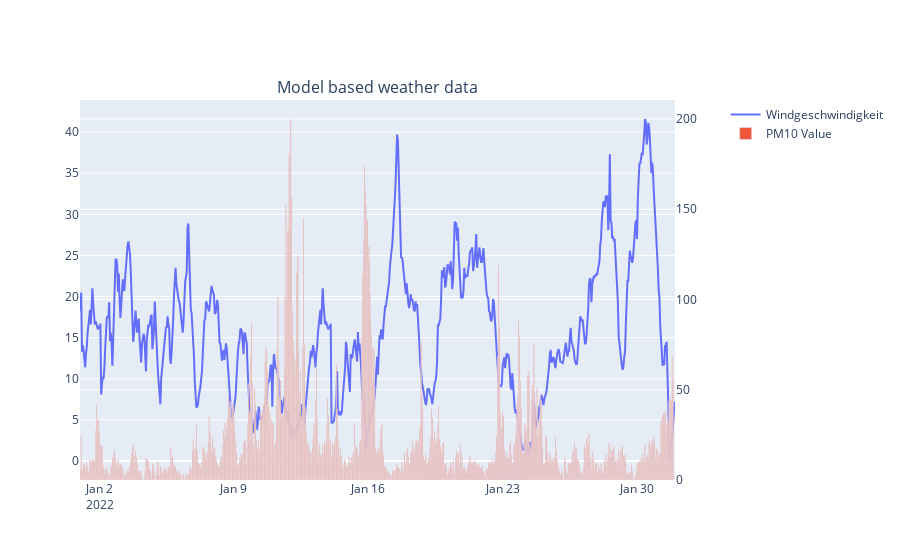

Notebook source saved alongside this figure:
### Code cell
fig_model = make_subplots(specs=[[{"secondary_y": True}]], column_titles=["Model based weather data"])

fig_model.add_trace(go.Scatter(x=hourly_model.index, y=hourly_model["windspeed_10m"], name="Windgeschwindigkeit"))
fig_model.add_trace(go.Bar(x=hourly_model.index, y=januar['value'], name="PM10 Value"),secondary_y=True)

### Figure 1 — Plotly figure (JSON) as saved in the notebook; plotly's stock layout.template omitted (floating-point values rounded to 4 significant figures; data arrays with more than 128 entries replaced by an {"elided": "..."} marker saying what was removed)
{"data": [{"name": "Windgeschwindigkeit", "type": "scatter", "x": {"elided": "744 str values"}, "y": {"elided": "744 float values"}}, {"name": "PM10 Value", "type": "bar", "x": {"elided": "744 str values"}, "xaxis": "x", "y": {"elided": "744 float values"}, "yaxis": "y2"}], "layout": {"annotations": [{"font": {"size": 16}, "showarrow": false, "text": "Model based weather data", "x": 0.47, "xanchor": "center", "xref": "paper", "y": 1, "yanchor": "bottom", "yref": "paper"}], "xaxis": {"anchor": "y", "domain": [0, 0.94]}, "yaxis": {"anchor": "x", "domain": [0, 1]}, "yaxis2": {"anchor": "x", "overlaying": "y", "side": "right"}}}
